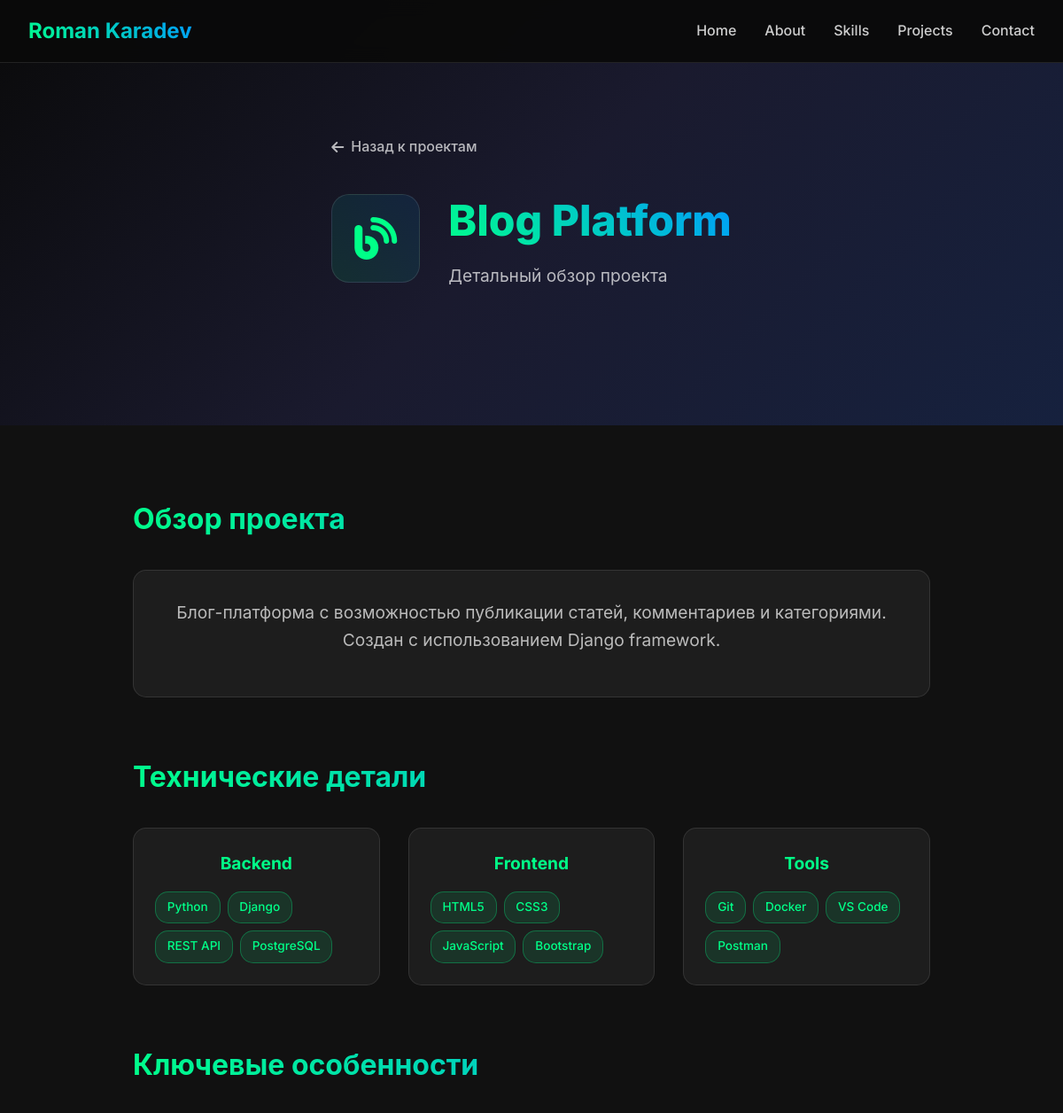
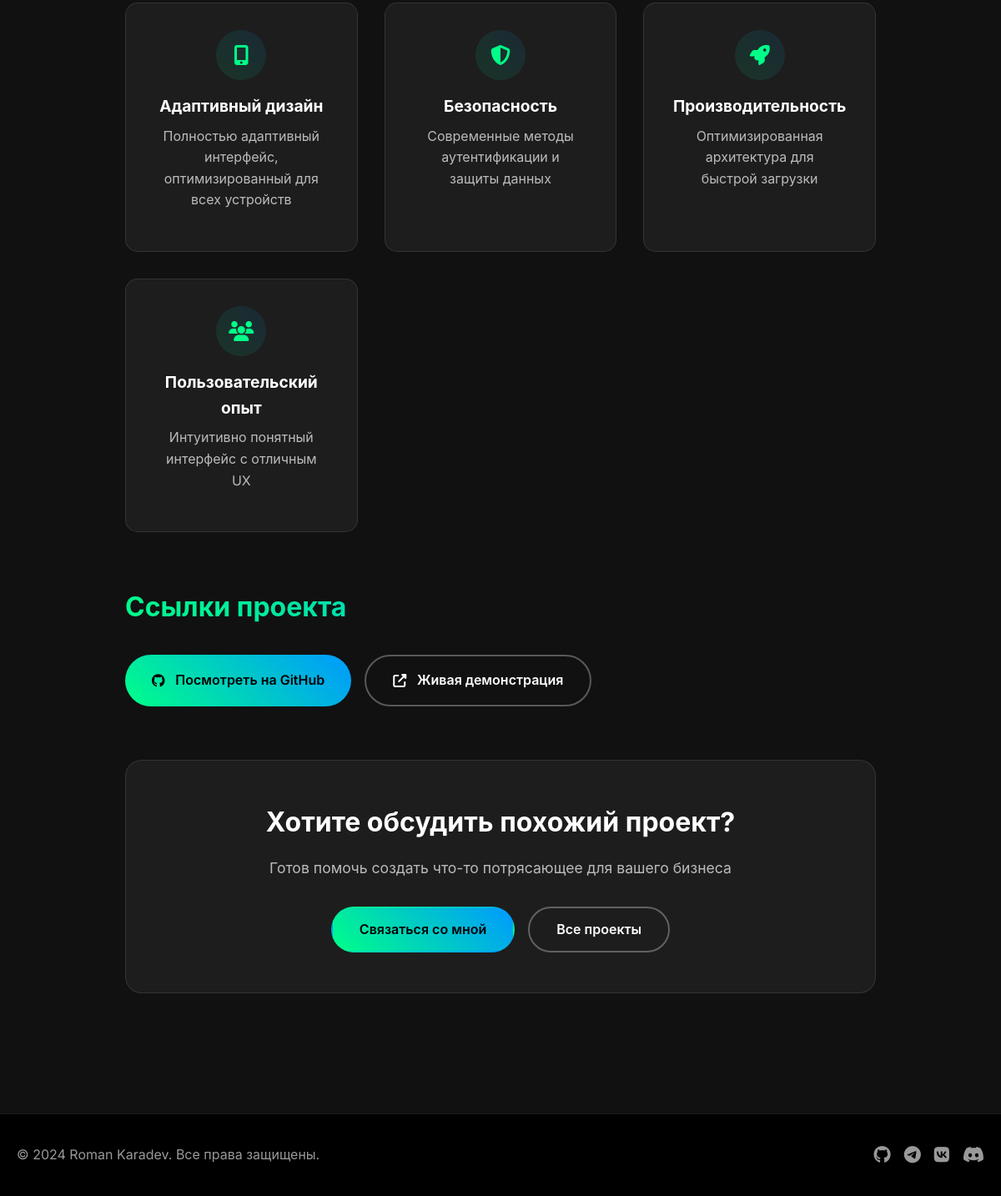
/projects/1/, run on the app's committed database (2 pictures, top to bottom).
### cabinet/models.py (models this page shows, shortened)
class Project(models.Model):
    name = models.CharField(max_length=255)
    description = models.TextField()
    type_icon = models.ForeignKey(Icon, on_delete=models.CASCADE, null=True, blank=True)
    links = models.ForeignKey(Link, on_delete=models.CASCADE, null=True, blank=True)

class Icon(models.Model):
    icons = {
        'shop': 'fas fa-shopping-cart',
        'blog': 'fas fa-blog',
        'portfolio': 'fas fa-globe',
        'game': 'fas fa-gamepad',
        'other': 'fas fa-question',
    }
    name = models.CharField(max_length=255)
    icon = models.CharField(max_length=255, choices=icons.items())

### cabinet/views.py (the view)
# urls.py: path('projects/<int:pk>/', ProjectDetailView.as_view(), name='project_detail'),
class ProjectDetailView(View):
    def get(self, request, pk):
        project = Project.objects.get(pk=pk)
        return render(request, 'project_detail.html', {'project': project})

### cabinet/templates/project_detail.html (shortened to what this page needs)
{% extends 'base.html' %}
{% block content %}
<section class="project-hero">
    <div class="container">
        <div class="project-hero-content">
            <a href="{% url 'projects' %}#projects" class="back-link">
                <i class="fas fa-arrow-left"></i>
                <span>Назад к проектам</span>
            </a>
            <div class="project-header">
                <div class="project-icon-large">
                    {% if project.type_icon %}
                        <i class="{{ project.type_icon.icon }}"></i>
                    {% else %}
                        <i class="fas fa-code"></i>
                    {% endif %}
                </div>
                <div class="project-title-section">
                    <h1 class="project-title">{{ project.name }}</h1>
                    <p class="project-subtitle">Детальный обзор проекта</p>
                </div>
            </div>
        </div>
    </div>
</section>
<section class="project-content">
    <div class="container">
        <div class="project-details">
            <div class="project-section">
                <h2 class="section-title">Обзор проекта</h2>
                <div class="project-overview">
                    <p class="project-description">{{ project.description }}</p>
                </div>
            </div>
            <div class="project-section">
                <h2 class="section-title">Технические детали</h2>
                <div class="tech-details">
                    <div class="tech-category">
                        <h3>Backend</h3>
                        <div class="tech-list">
                            <span class="tech-tag">Python</span>
                            <span class="tech-tag">Django</span>
                            <span class="tech-tag">REST API</span>
                            <span class="tech-tag">PostgreSQL</span>
                        </div>
                    </div>
                    <div class="tech-category">
                        <h3>Frontend</h3>
                        <div class="tech-list">
                            <span class="tech-tag">HTML5</span>
                            <span class="tech-tag">CSS3</span>
                            <span class="tech-tag">JavaScript</span>
                            <span class="tech-tag">Bootstrap</span>
                        </div>
                    </div>
                    <div class="tech-category">
                        <h3>Tools</h3>
                        <div class="tech-list">
                            <span class="tech-tag">Git</span>
                            <span class="tech-tag">Docker</span>
                            <span class="tech-tag">VS Code</span>
                            <span class="tech-tag">Postman</span>
                        </div>
                    </div>
                </div>
            </div>
            <div class="project-section">
                <h2 class="section-title">Ключевые особенности</h2>
                <div class="features-grid">
                    <div class="feature-item">
                        <div class="feature-icon">
                            <i class="fas fa-mobile-alt"></i>
                        </div>
                        <h3>Адаптивный дизайн</h3>
                        <p>Полностью адаптивный интерфейс, оптимизированный для всех устройств</p>
                    </div>
                    <div class="feature-item">
                        <div class="feature-icon">
                            <i class="fas fa-shield-alt"></i>
                        </div>
                        <h3>Безопасность</h3>
                        <p>Современные методы аутентификации и защиты данных</p>
                    </div>
                    <div class="feature-item">
                        <div class="feature-icon">
                            <i class="fas fa-rocket"></i>
                        </div>
                        <h3>Производительность</h3>
                        <p>Оптимизированная архитектура для быстрой загрузки</p>
                    </div>
                    <div class="feature-item">
                        <div class="feature-icon">
                            <i class="fas fa-users"></i>
                        </div>
                        <h3>Пользовательский опыт</h3>
                        <p>Интуитивно понятный интерфейс с отличным UX</p>
                    </div>
                </div>
            </div>
            {% if project.links %}
            <div class="project-section">
                <h2 class="section-title">Ссылки проекта</h2>
                <div class="project-links-section">
                    <a href="{{ project.links.url }}" class="project-link-btn" target="_blank">
                        <i class="fab fa-github"></i>
                        <span>Посмотреть на GitHub</span>
                    </a>
                    <a href="#" class="project-link-btn secondary">
                        <i class="fas fa-external-link-alt"></i>
                        <span>Живая демонстрация</span>
                    </a>
                </div>
            </div>
            {% endif %}
            <div class="project-section">
                <div class="project-cta">
                    <h2>Хотите обсудить похожий проект?</h2>
                    <p>Готов помочь создать что-то потрясающее для вашего бизнеса</p>
                    <div class="cta-buttons">
                        <a href="{% url 'home' %}#contact" class="btn btn-primary">Связаться со мной</a>
                        <a href="{% url 'home' %}#projects" class="btn btn-secondary">Все проекты</a>
                    </div>
                </div>
            </div>
        </div>
    </div>
</section>
{% endblock %}

### cabinet/templates/base.html (shortened to what this page needs)
{% load static %}
<!DOCTYPE html>
<html lang="ru">
<head>
    <link rel="stylesheet" href="{% static 'css/style.css' %}">
    <link rel="stylesheet" href="https://cdnjs.cloudflare.com/ajax/libs/font-awesome/6.5.1/css/all.min.css" />
</head>
<body>
    {% include 'fragments/navbar.html' %}
    {% block content %}
    {% endblock %}
    {% include 'fragments/footer.html' %}
</body>
</html>

### cabinet/templates/fragments/navbar.html (shortened to what this page needs)
<header class="portfolio-header">
    <nav class="navbar">
        <div class="nav-brand">
            <h2>Roman Karadev</h2>
        </div>
        <ul class="nav-menu">
            <li><a href="{% url 'home' %}" class="nav-link">Home</a></li>
            <li><a href="{% url 'about' %}" class="nav-link">About</a></li>
            <li><a href="{% url 'skills' %}" class="nav-link">Skills</a></li>
            <li><a href="{% url 'projects' %}" class="nav-link">Projects</a></li>
            <li><a href="{% url 'contacts' %}" class="nav-link">Contact</a></li>
        </ul>
    </nav>
</header>

### cabinet/templates/fragments/footer.html
    <footer class="footer">
        <div class="container">
            <div class="footer-content">
                <div class="footer-text">
                    <p>&copy; 2024 Roman Karadev. Все права защищены.</p>
                </div>
                <div class="social-links">
                    <a href="https://github.com/testMonzeN" target="_blank">
                        <i class="fab fa-github"></i>
                    </a>
                    <a href="https://t.me/KaradevFaceKid" target="_blank">
                        <i class="fab fa-telegram"></i>
                    </a>
                    <a href="https://vk.com/GospodinKaradev" target="_blank">
                        <i class="fab fa-vk"></i>
                    </a>
                    <a href="#" target="_blank">
                        <i class="fab fa-discord"></i>
                    </a>
                </div>
            </div>
        </div>
    </footer>

### data on the page
Project: name "Blog Platform", description "Блог-платформа с возможностью публикации статей, комментариев и категориями. Создан с использованием Django framework."
